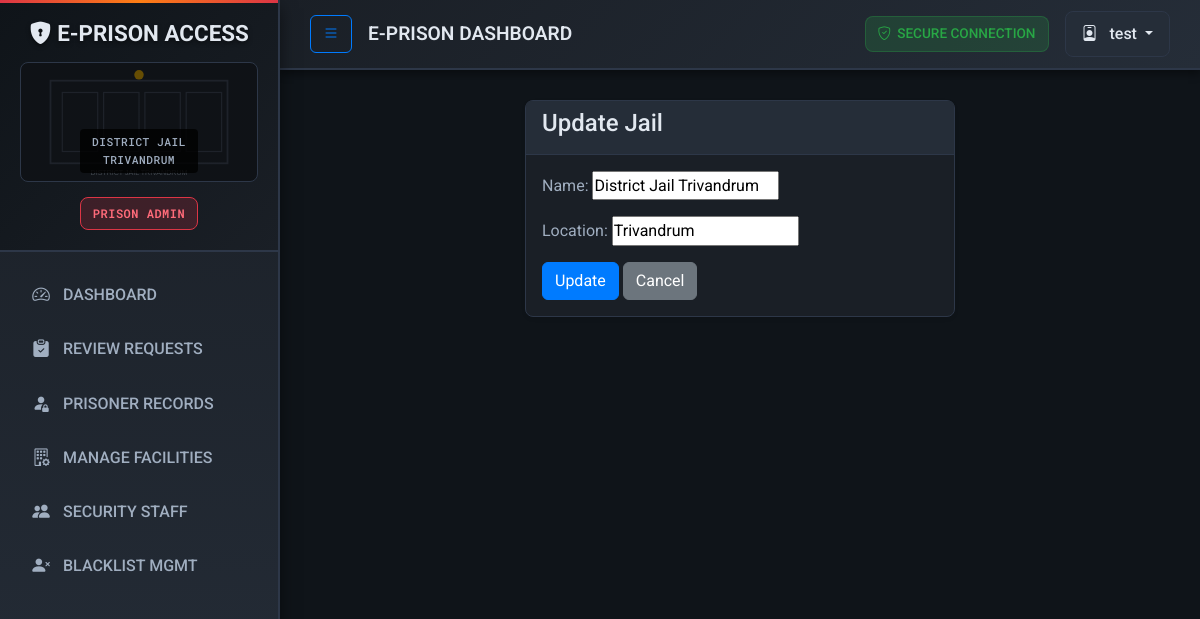
Screenshot of /prison-core/jails/edit/1/ (signed in) with the database file from the repository.
### accounts/models.py (models this page shows, shortened)
class User(AbstractUser):
    ROLE_CHOICES = [
        ("family", "Family Visitor"),
        ("visitor", "Other Visitor"),
        ("security", "Gate Security"),
        ("admin", "Prison Admin"),
    ]
    role = models.CharField(max_length=20, choices=ROLE_CHOICES, default="visitor")
    profile_photo = models.ImageField(upload_to="profile_photos/", blank=True, null=True)
    is_family_member = models.BooleanField(default=False)
    jail = models.ForeignKey(Jail, on_delete=models.SET_NULL, null=True, blank=True)
    full_name = models.CharField(max_length=100, blank=True, null=True)
    address = models.TextField(blank=True, null=True)
    id_proof = models.ImageField(upload_to="id_proofs/", blank=True, null=True)  # Keep for backward compatibility
    aadhar_number = models.CharField(
        max_length=12,
        unique=True,
        blank=True,
        null=True,
        help_text="12-digit Aadhar number (only accepted ID proof)",
        verbose_name="Aadhar Card Number"
    )
    phone_number = models.CharField(
        max_length=15,
        blank=True,
        null=True,
        help_text="10-digit Indian mobile number"
    )

### prison_core/models.py (models this page shows, shortened)
class Jail(models.Model):
    name = models.CharField(max_length=200, unique=True)
    location = models.CharField(max_length=200)

### prison_core/views.py (the view, shortened to what this page needs)
# urls.py: path('jails/edit/<int:pk>/', views.JailUpdateView.as_view(), name='jail_update'),
class JailUpdateView(UpdateView):
    model = Jail
    fields = ['name', 'location']
    template_name = 'prison_core/jail_form.html'
    success_url = reverse_lazy('jail_list')

### prison_core/templates/prison_core/jail_form.html (shortened to what this page needs)
{% extends "base.html" %}
{% block content %}
<div class="col-md-6 mx-auto">
    <div class="card shadow-sm">
        <div class="card-header">
            <h4>{% if form.instance.pk %}Update Jail{% else %}Create New Jail{% endif %}</h4>
        </div>
        <div class="card-body">
            <form method="post">
                {{ form.as_p }}
                <button type="submit" class="btn btn-primary">{% if form.instance.pk %}Update{% else %}Create{% endif %}</button>
                <a href="{% url 'jail_list' %}" class="btn btn-secondary">Cancel</a>
            </form>
        </div>
    </div>
</div>
{% endblock %}

### accounts/templates/base.html (shortened to what this page needs)
<!DOCTYPE html>
<html lang="en">
<head>
    <link href="https://cdn.jsdelivr.net/npm/bootstrap@5.3.3/dist/css/bootstrap.min.css" rel="stylesheet">
    <link rel="stylesheet" href="https://cdn.jsdelivr.net/npm/bootstrap-icons@1.11.3/font/bootstrap-icons.min.css">
</head>
<body {% if active_alert %}class="emergency-alert-active"{% endif %}>
    <div class="wrapper">
        {% if user.is_authenticated %}
        <nav id="sidebar">
            <div class="sidebar-header">
                <h3><i class="bi bi-shield-lock-fill"></i> E-PRISON ACCESS</h3>
                <div class="prison-image"></div>
                <span class="facility-badge">{{ user.get_role_display }}</span>
            </div>
            <div class="sidebar-nav">
                <div class="nav-item">
                    <a href="{% url 'dashboard' %}" class="nav-link active">
                        <i class="bi bi-speedometer2"></i>
                        DASHBOARD
                    </a>
                </div>
                {% if user.role == 'admin' %}
                    <div class="nav-item">
                        <a href="{% url 'review_visits' %}" class="nav-link">
                            <i class="bi bi-clipboard-check-fill"></i>
                            REVIEW REQUESTS
                        </a>
                    </div>
                    <div class="nav-item">
                        <a href="{% url 'prisoner_list' %}" class="nav-link">
                            <i class="bi bi-person-fill-lock"></i>
                            PRISONER RECORDS
                        </a>
                    </div>
                    <div class="nav-item">
                        <a href="{% url 'jail_list' %}" class="nav-link">
                            <i class="bi bi-building-gear"></i>
                            MANAGE FACILITIES
                        </a>
                    </div>
                    <div class="nav-item">
                        <a href="{% url 'manage_security_staff' %}" class="nav-link">
                            <i class="bi bi-people-fill"></i>
                            SECURITY STAFF
                        </a>
                    </div>
                    <div class="nav-item">
                        <a href="{% url 'blacklist_list' %}" class="nav-link">
                            <i class="bi bi-person-x-fill"></i>
                            BLACKLIST MGMT
                        </a>
                    </div>
                {% endif %}
            </div>
        </nav>
        {% endif %}
        <div id="content">
            <nav class="top-navbar">
                <div class="d-flex justify-content-between align-items-center w-100">
                    <div class="d-flex align-items-center">
                        <button type="button" id="sidebarCollapse" class="btn btn-outline-primary d-none d-md-block me-3">
                            <i class="bi bi-list"></i>
                        </button>
                        <span class="navbar-brand mb-0">{% block page_title %}E-PRISON DASHBOARD{% endblock %}</span>
                    </div>
                    <div class="d-flex align-items-center gap-3">
                        <div class="security-indicator">
                            <i class="bi bi-shield-check"></i>
                            SECURE CONNECTION
                        </div>
                        {% if user.is_authenticated %}
                            <div class="user-dropdown">
                                <button class="btn dropdown-toggle" type="button" id="userDropdown" data-bs-toggle="dropdown" aria-expanded="false">
                                    <i class="bi bi-person-badge me-2"></i>
                                    {{ user.full_name|default:user.username }}
                                </button>
                            </div>
                        {% else %}
                            <div class="d-flex gap-2">
                                <a class="btn btn-outline-primary" href="{% url 'visitor_login' %}">VISITOR ACCESS</a>
                                <a class="btn btn-primary" href="{% url 'staff_login' %}">STAFF ACCESS</a>
                            </div>
                        {% endif %}
                    </div>
                </div>
            </nav>
            <div class="content-area">
                {% block content %}{% endblock %}
            </div>
        </div>
    </div>
</body>
</html>

### rows the page displays
User: role "PRISON ADMIN", full_name "test"
Jail: name "District Jail Trivandrum", location "Trivandrum"
